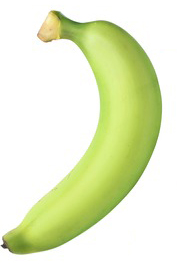
#> input picture term2_2/image_test/green.jpg, 177 x 266 px, found by its file name
$ python 3BGR.py
#> lines starting #> are read from the running program, lines starting #| are printed output that depends on the picture
import numpy as np
import cv2
from matplotlib import pyplot as plt
print("My ID is:4010323")
img = cv2.imread("green.jpg")
#> img is the input picture: shape (266, 177, 3); mean B, G, R 199.7, 237.6, 229.3
color = ('b','g','r')

imSize=img.shape
#> imSize = (266, 177, 3)
cv2.imshow('Blue',img[:,:,0])
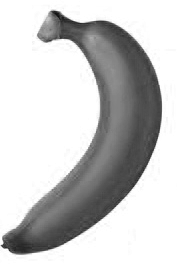
#> window 'Blue': shape (266, 177); min 14, max 255, mean 199.7
cv2.imshow('Green',img[:,:,1])
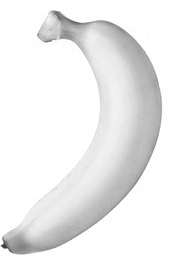
#> window 'Green': shape (266, 177); min 47, max 255, mean 237.6
cv2.imshow('Red',img[:,:,2])
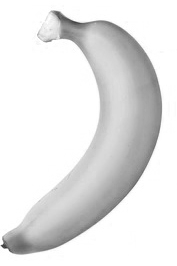
#> window 'Red': shape (266, 177); min 52, max 255, mean 229.3
cv2.waitKey(0)
cv2.destroyAllWindows()

$ run again, with term2_2/image_test/banana.jpg copied over term2_2/image_test/green.jpg
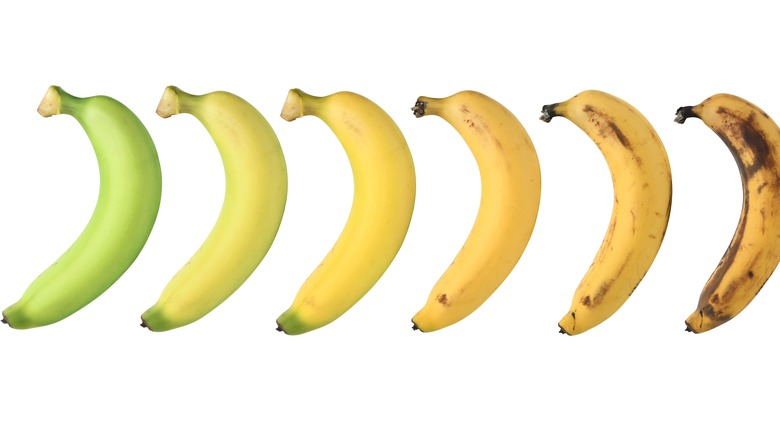
#> input picture term2_2/image_test/banana.jpg, 780 x 438 px, found by its file name
#> img is the input picture: shape (438, 780, 3); mean B, G, R 209.8, 236.7, 243.2
#> `cv2.imshow('Blue',img[:,:,0])`:
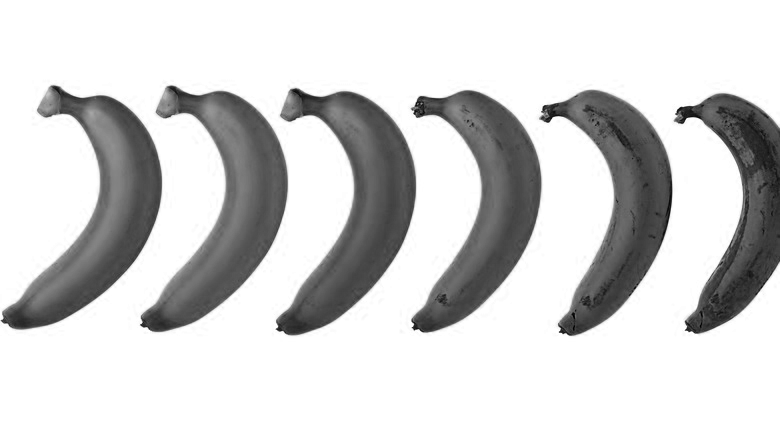
#> window 'Blue': shape (438, 780); min 0, max 255, mean 209.8
#> `cv2.imshow('Red',img[:,:,2])`:
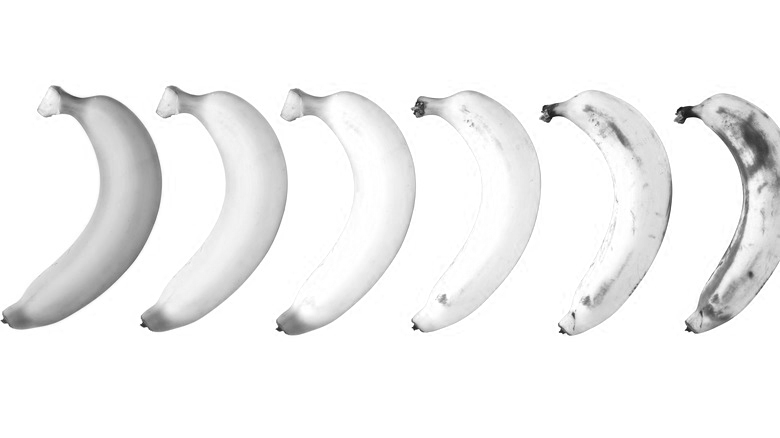
#> window 'Red': shape (438, 780); min 14, max 255, mean 243.2

$ run again, with term2_2/image_test/cat1.jpg copied over term2_2/image_test/green.jpg
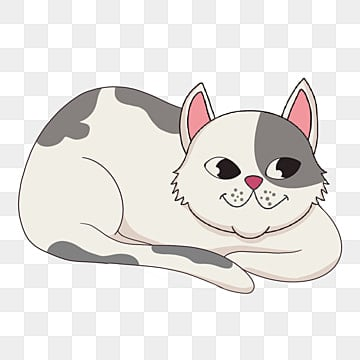
#> input picture term2_2/image_test/cat1.jpg, 360 x 360 px, found by its file name
#> img is the input picture: shape (360, 360, 3); mean B, G, R 226.6, 229.3, 231.8
#> `cv2.imshow('Blue',img[:,:,0])`:
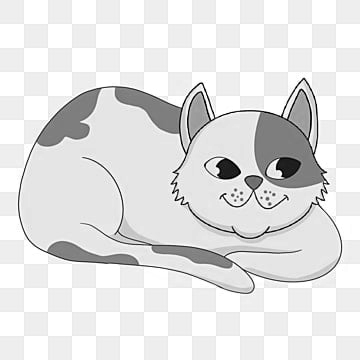
#> window 'Blue': shape (360, 360); min 0, max 255, mean 226.6
#> `cv2.imshow('Red',img[:,:,2])`:
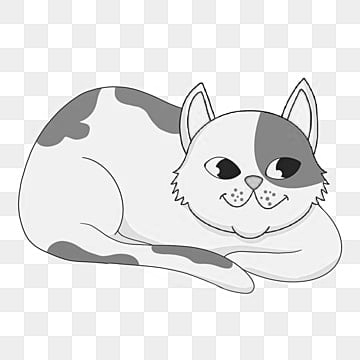
#> window 'Red': shape (360, 360); min 0, max 255, mean 231.8
